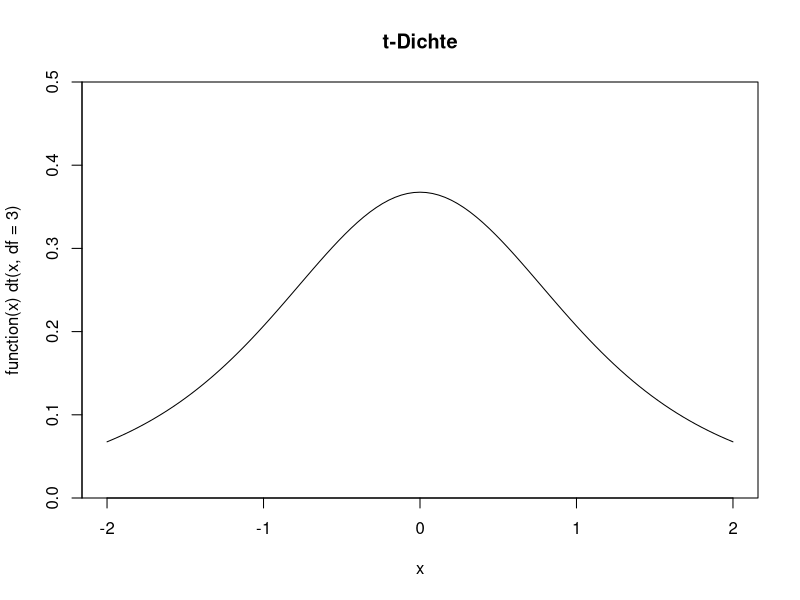
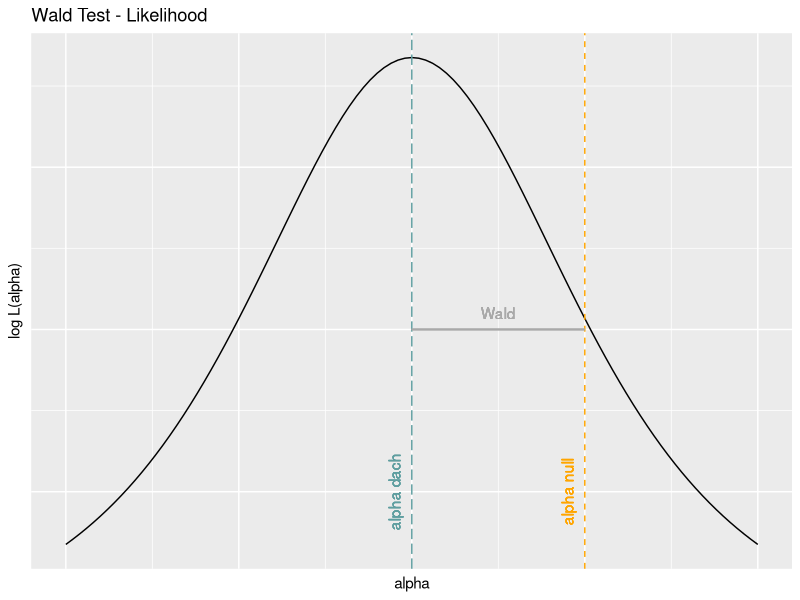

Source code (R) for these figures, in order:
plot(function(x) dt(x, df = 3), -2, 2, ylim = c(0, 0.5),
     main = "t-Dichte", yaxs = "i")

library(ggplot2)

ggplot(data.frame(x=c(-2:2)), aes(x)) +
  labs(title="Wald Test - Likelihood") + 
  xlab("alpha") +
  ylab("log L(alpha)") +
  stat_function(fun=dt, args=list(3)) +
  geom_vline(xintercept=0, linetype=5, colour="cadetblue") +
  geom_vline(xintercept=1, linetype=2, colour="orange") +
  geom_segment(aes(x=0,xend=1,y=0.2,yend=0.2), colour="darkgrey") +
  geom_text(aes(x=-0.1, label="alpha dach", y=0.1), colour="cadetblue", angle=90) +
  geom_text(aes(x=0.9, label="alpha null", y=0.1), colour="orange", angle=90) +
  geom_text(aes(x=0.5, label="Wald", y=0.21), colour="darkgrey")+
  theme(axis.text.x=element_blank(),
        axis.ticks.x=element_blank(),
        axis.text.y=element_blank(),
        axis.ticks.y=element_blank())
  